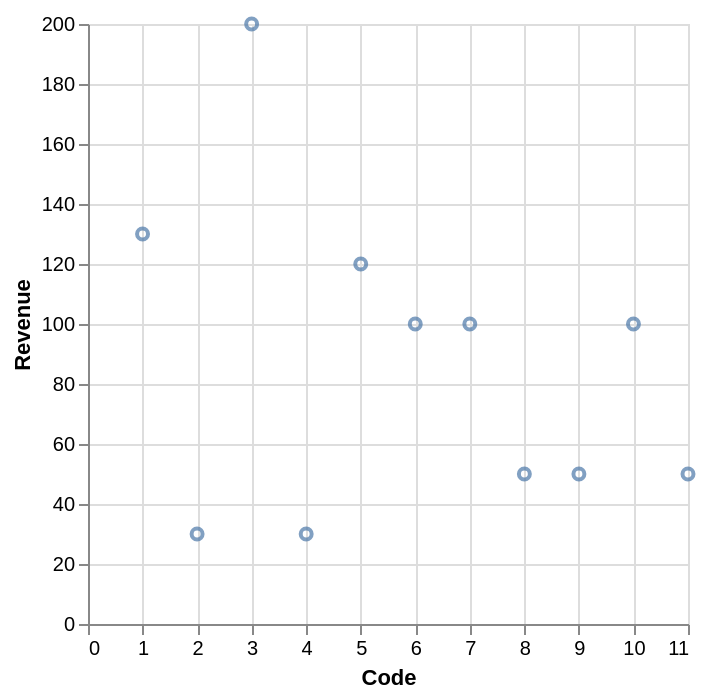

Express this chart as Vega-Lite.
### Vega-Lite specification from a JSON file in a GitHub repository (floating-point values rounded to 4 significant figures)
{"data": {"values": [{"x_data": 1, "y_data": 130}, {"x_data": 2, "y_data": 30}, {"x_data": 3, "y_data": 200}, {"x_data": 4, "y_data": 30}, {"x_data": 5, "y_data": 120}, {"x_data": 6, "y_data": 100}, {"x_data": 7, "y_data": 100}, {"x_data": 8, "y_data": 50}, {"x_data": 9, "y_data": 50}, {"x_data": 10, "y_data": 100}, {"x_data": 11, "y_data": 50}]}, "mark": "point", "encoding": {"x": {"field": "x_data", "type": "quantitative", "title": "Code"}, "y": {"field": "y_data", "type": "quantitative", "title": "Revenue"}}}
